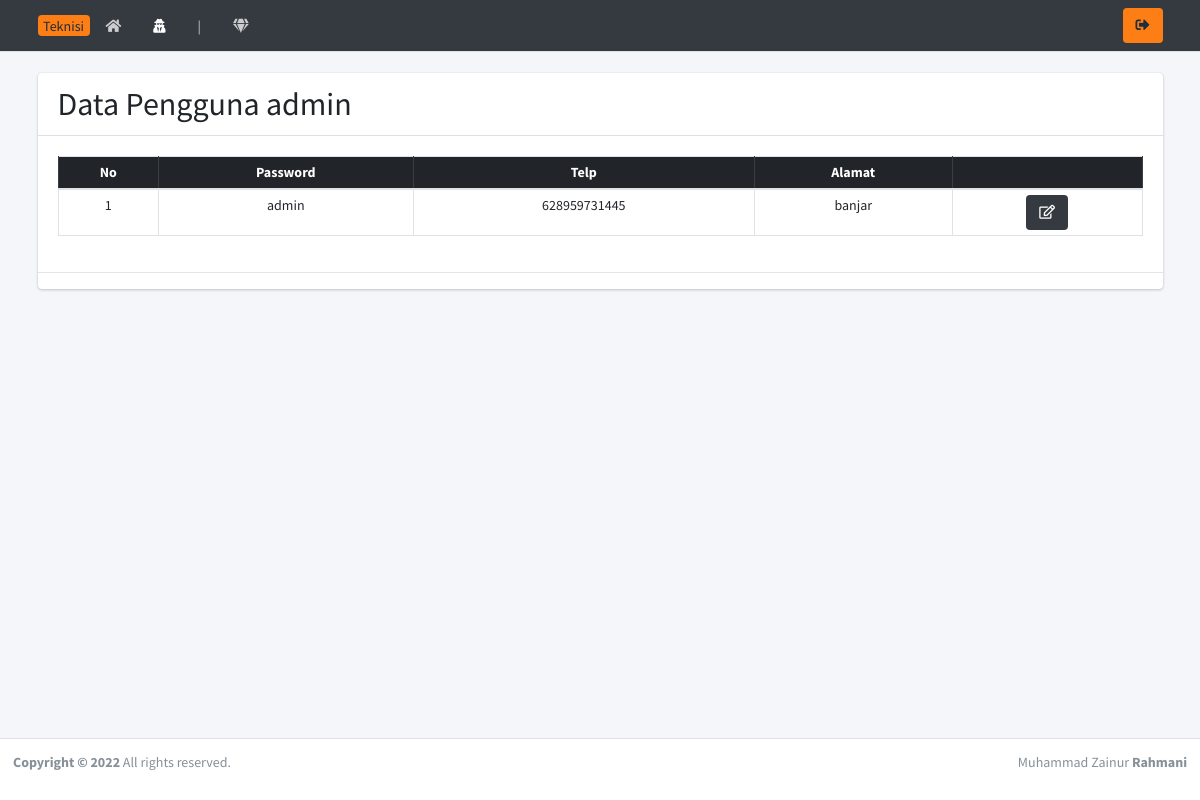
The app's page /davinci/user.php (signed in) with its own data.
### tables this page shows
CREATE TABLE `user` (
  `id` int(5) NOT NULL,
  `telp` varchar(15) NOT NULL,
  `password` varchar(15) NOT NULL,
  `level` varchar(10) NOT NULL,
  `nama` varchar(80) NOT NULL,
  `alamat` text NOT NULL
);

### davinci/user.php (the view)
<?php require('headernya.php');  error_reporting(0); ?>
  <div class="content-wrapper">
    <br>
    <section class="content">
      <div class="container">
        <div class="row">
          <div class="col-12">
            <div class="card">
              <div class="card-header">
                <h2 style="display:inline;">Data Pengguna <?= $skuy['nama'] ?></h2>
              </div>
              <div class="card-body">
                <table id="dataTables" class="table table-bordered table-hover table-sm">
                  <thead class="table-dark">
                    <tr class="text-center">
                        <th>No</th>
                        <th>Password</th>
                        <th>Telp</th>
                        <th>Alamat</th>
                        <th class="hide"></th>
                    </tr>
                  </thead>
                  <tbody>
                    <?php
                      $no = 1;
                      $query = mysqli_query($kon, "SELECT * FROM user WHERE id = '$skuy[id]' ORDER BY nama ASC");
                      while($data = mysqli_fetch_array($query)){
                        ?>
                          <tr class="text-center">
                          <td><?= $no++ ?></td>
                          <td><?= $data['password'] ?></td>
                          <td><?= $data['telp'] ?></td>
                          <td><?= $data['alamat'] ?></td>
                          <td>
                            <button class="btn bg-dark" type="button"><a href="user_edit.php?id=<?= $data['id'] ?>" class="text-white"><i class="far fa-edit"></i></a></button>
                          </td>
                        <?php
                      }
                    ?>
                  </tbody>
                </table>
              </div>
              <hr>
            </div>
          </div>
        </div>
      </div>
    </section>
  </div>
<?php require('footernya.php') ?>

### records on screen
user: nama "admin", password "admin", telp "628959731445", alamat "banjar"
